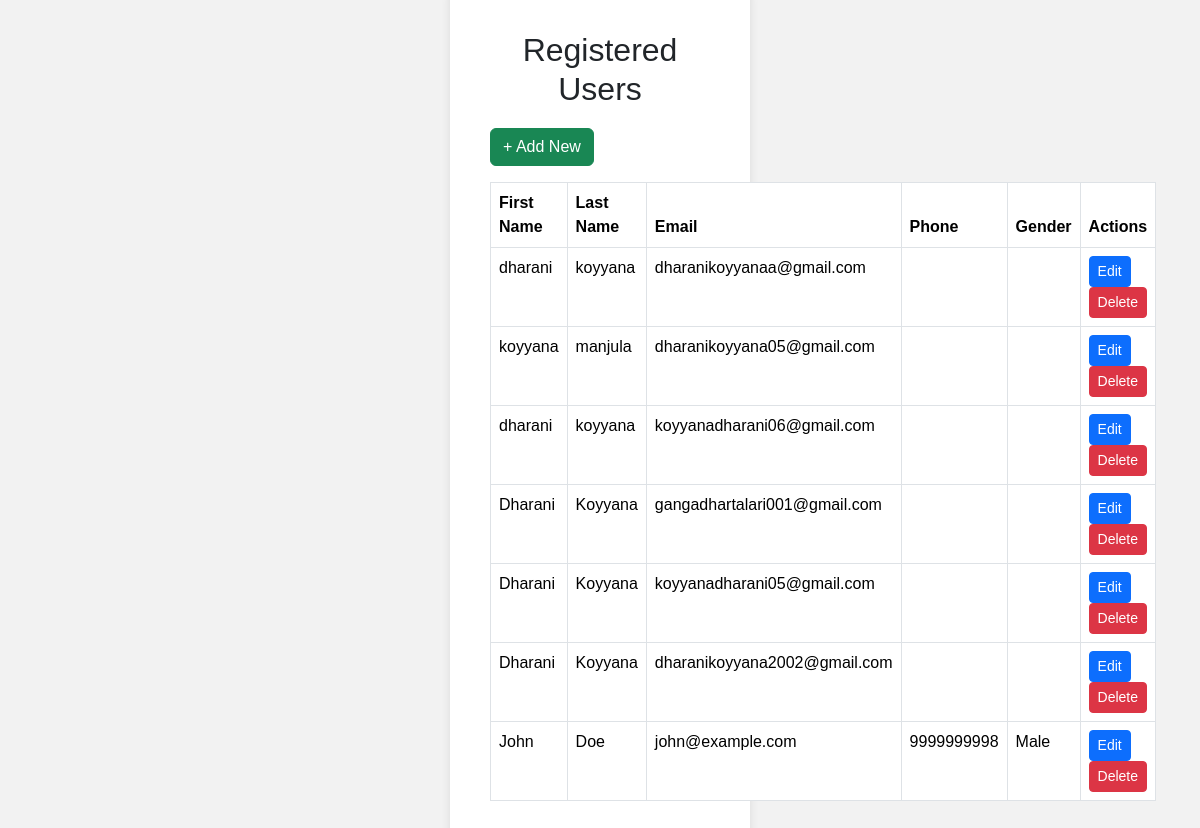
Page /list/ on the committed database.
### webapplications/models.py (models this page shows, shortened)
class Registration(models.Model):
    first_name = models.CharField(max_length=50)
    last_name = models.CharField(max_length=50)
    email = models.EmailField(unique=True)
    phone = models.CharField(max_length=15)
    gender_options = [('m','Male'),
                      ('f', 'female')]
    gender = models.CharField(max_length=1,choices=gender_options)

### webapplications/views.py (the view)
# urls.py: path('list/', views.RegisterListView.as_view(), name="list"),
class RegisterListView(ListView):
    model = Registration
    template_name = "list.html"
    context_object_name = "registrations"

### templates/list.html (shortened to what this page needs)
{% extends "base.html" %}
{% block content %}
<div class="container mt-5">
    <h2>Registered Users</h2>
    <a href="{% url 'create' %}" class="btn btn-success mb-3">+ Add New</a>
    <table class="table table-bordered">
        <thead>
            <tr>
                <th>First Name</th>
                <th>Last Name</th>
                <th>Email</th>
                <th>Phone</th>
                <th>Gender</th>
                <th>Actions</th>
            </tr>
        </thead>
        <tbody>
            {% for reg in registrations %}
            <tr>
                <td>{{ reg.first_name }}</td>
                <td>{{ reg.last_name }}</td>
                <td>{{ reg.email }}</td>
                <td>{{ reg.phone }}</td>
                <td>{{ reg.get_gender_display }}</td>
                <td>
                    <a href="{% url 'update' reg.id %}" class="btn btn-primary btn-sm">Edit</a>
                    <a href="{% url 'delete' reg.id %}" class="btn btn-danger btn-sm">Delete</a>
                </td>
            </tr>
            {% empty %}
            <tr>
                <td colspan="6" class="text-center">No records found.</td>
            </tr>
            {% endfor %}
        </tbody>
    </table>
</div>
{% endblock %}

### templates/base.html (shortened to what this page needs)
<!DOCTYPE html>
<html lang="en">
<head>
    <link href="https://cdn.jsdelivr.net/npm/bootstrap@5.3.3/dist/css/bootstrap.min.css" rel="stylesheet">
</head>
<body>
    {% block content %}{% endblock %}
</body>
</html>

### templates/base.html (style rules this page uses)
body { font-family: Arial, sans-serif; background: #f2f2f2; display: flex; height: 100vh; justify-content: center; align-items: center; }
.container { background: white; padding: 40px; border-radius: 8px; box-shadow: 0 0 10px rgba(0,0,0,0.1); width: 300px; }
h2 { text-align: center; margin-bottom: 20px; }

### rows in the picture
Registration: first_name "dharani", last_name "koyyana", email "dharanikoyyanaa@gmail.com"
Registration: first_name "koyyana", last_name "manjula", email "dharanikoyyana05@gmail.com"
Registration: first_name "dharani", last_name "koyyana", email "koyyanadharani06@gmail.com"
Registration: first_name "Dharani", last_name "Koyyana", email "gangadhartalari001@gmail.com"
Registration: first_name "Dharani", last_name "Koyyana", email "koyyanadharani05@gmail.com"
Registration: first_name "Dharani", last_name "Koyyana", email "dharanikoyyana2002@gmail.com"
Registration: first_name "John", last_name "Doe", email "john@example.com", phone "9999999998", gender "Male"
